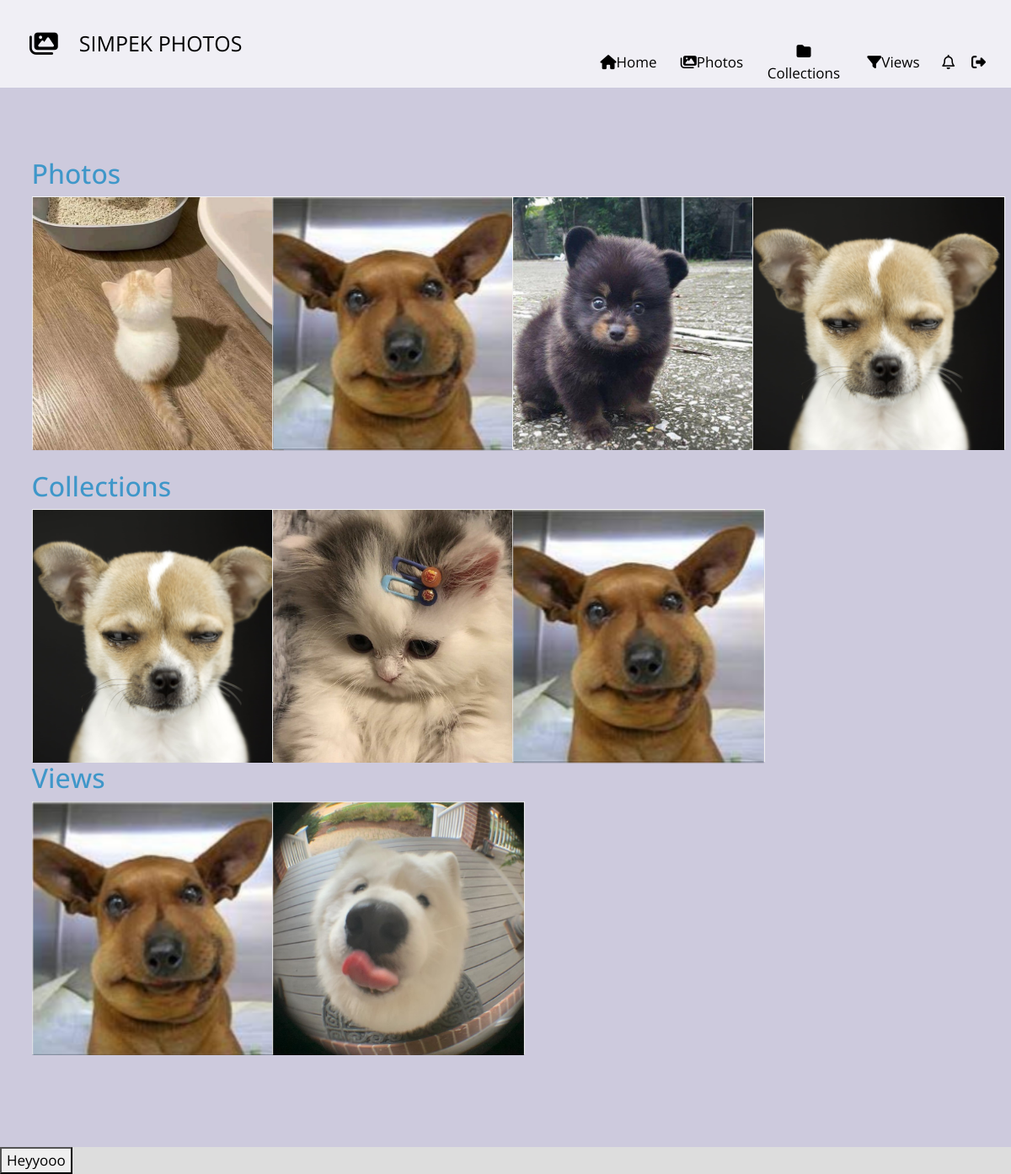
The page /shared-photo-library/ (signed in) on the database as committed earlier.
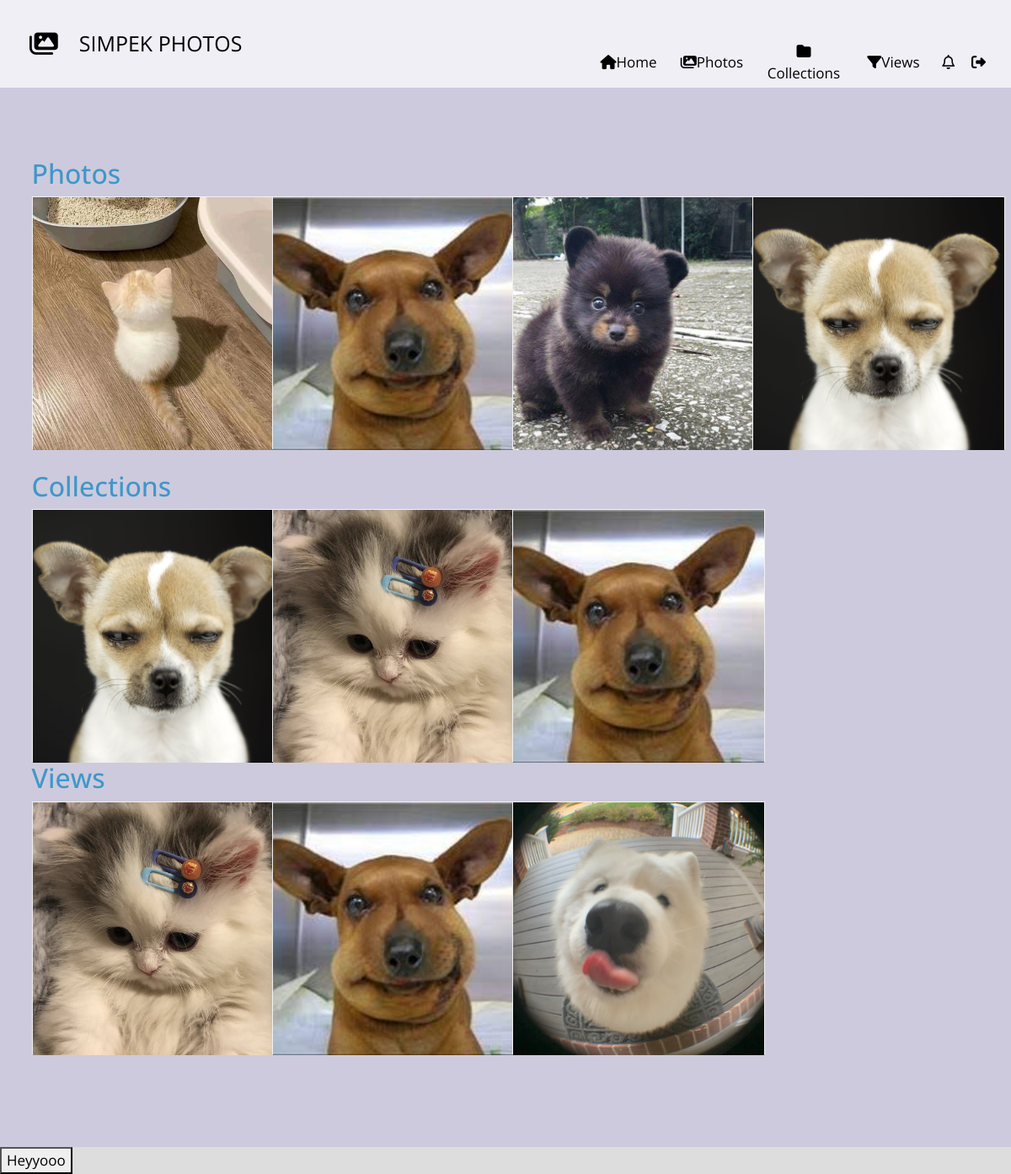
The same page on the database as committed later.
### shared_photo_library/models.py (models this page shows, shortened)
class Photo(models.Model):
    photo = models.ImageField(blank=True)
    location = models.CharField(max_length=100, null=True)
    date = models.DateTimeField(null=True)
    tags = models.CharField(max_length=100, null=True)
    added_by = models.ForeignKey(User, on_delete=models.CASCADE)
    added_time = models.DateTimeField(default=timezone.now)

class Collection(models.Model):
    owner = models.ForeignKey(User, on_delete=models.CASCADE, related_name='col_owner')
    collection_name = models.CharField(max_length=100)
    shared_users = models.ManyToManyField(User, related_name='shared_collections')
    cover = models.ImageField(default='empty_col.jpg')
    created_date = models.DateTimeField(default=timezone.now)
    photos = models.ManyToManyField(Photo, related_name='col_photos')

class FilterView(models.Model):
    owner = models.ForeignKey(User, on_delete=models.CASCADE, related_name='view_owner')
    collection = models.ForeignKey(Collection, on_delete=models.CASCADE, related_name='attached_to')
    view_name = models.CharField(max_length=100)
    shared_users = models.ManyToManyField(User, related_name='shared_views')
    tags = models.CharField(max_length=100, null=True)
    conjunctive = models.BooleanField(default=False)
    login_required = models.BooleanField(default=True)
    location_rect = models.CharField(max_length=100, null=True)
    start_time = models.DateTimeField(null=True)
    end_time = models.DateTimeField(null=True)
    created_date = models.DateTimeField(default=timezone.now)
    photos = models.ManyToManyField(Photo, related_name='view_photos')
    cover = models.ImageField(default='empty_col.jpg')

### shared_photo_library/views.py (the view)
# urls.py: 2. Add a URL to urlpatterns:  path('', Home.as_view(), name='home')
class Home(View):
    def get(self, request):
        user = request.user
        user_authenticated = user.is_authenticated
        form = AuthenticationForm()
        cols = []
        photos = []
        views = []
        if user_authenticated:
            cols = list(Collection.objects.filter(Q(owner=user) | Q(shared_users=user)).order_by('-created_date')[:4])
            photos = list(Photo.objects.filter(added_by=user).order_by('-added_time')[:4])
            views = list(FilterView.objects.filter(Q(owner=user) | Q(shared_users=user)).order_by('-created_date')[:4])
        return render(request, 'shared_photo_library/homepage.html', {'form': form,
                                                                      'user_authenticated': user_authenticated,
                                                                      'user': user, 'photos': photos,
                                                                      'collections': cols, 'views': views})

### shared_photo_library/templates/shared_photo_library/homepage.html (shortened to what the changed rows need)
{% extends 'index.html' %}
{% load static %}
{% load crispy_forms_tags %}
{% block head %}
    <link rel="stylesheet" href="{% static 'css/my_profile.css' %}?v1.3">
{% endblock %}
{% block content %}
    <li class="selected">
        <div class="cd-full-width">
            <div class="container-fluid js-tm-page-content tm-page-pad" data-page-no="5" data-page-type="gallery">
                <br><br><br>
                <div class="container">
                    {% if user_authenticated %}
                        {% if photos %}
                            <div style="margin-bottom: 25px" class="row">
                                {% for photo in photos %}
                                    <div class="col-md-3">
                                        <div class="flip-card">
                                      <div class="flip-card-inner">
                                        <div class="flip-card-front">
                                          <img class="cover" src="{{ photo.photo.url }}" alt="Avatar" style="height:300px; width:300px;">
                                        </div>
                                        <div class="flip-card-back">
                                          <p style="margin-top:100px">Location: {{ photo.location }}</p>
                                          <p>Date: {{ photo.date}}</p>
                                          <p>Tags: {{ photo.tags }} </p>
                                        </div>
                                      </div>
                                    </div>
                                    </div>
                                {% endfor %}
                            </div>
                        {% endif %}
                        {% if collections %}
                            <div class="row">
                            {% for col in collections %}
                                <div class="col-md-3">
                                    <div class="flip-card">
                                  <div class="flip-card-inner">
                                    <div class="flip-card-front">
                                      <img class="cover" src="{{ col.cover.url }}" alt="Avatar" style="height:300px; width:300px;">
                                    </div>
                                    <div class="flip-card-back">
                                      <h3 style="margin-top:100px">{{ col.collection_name }}</h3>
                                      <p> created by <i>{{ col.owner.username}}</i></p>
                                      <p>{{ col.created_date }} </p>
                                    </div>
                                  </div>
                                </div>
                                </div>
                            {% endfor %}
                        </div>
                        {% endif %}
                        {% if views %}
                            <div class="row">
                            {% for view in views %}
                                <div class="col-md-3">
                                    <div class="flip-card">
                                  <div class="flip-card-inner">
                                    <div class="flip-card-front">
                                      <img class="cover" src="{{ view.cover.url }}" alt="Avatar" style="height:300px; width:300px;">
                                    </div>
                                    <div class="flip-card-back">
                                      <h3 style="margin-top:100px">{{ view.view_name }}</h3>
                                      <p> created by <i>{{ view.owner.username}}</i></p>
                                      <p>{{ view.created_date }} </p>
                                    </div>
                                  </div>
                                </div>
                                </div>
                            {% endfor %}
                        </div>
                        {% endif %}
                    {% endif %}
                </div>
            </div>
        </div>
    </li>
{% endblock %}

Rows that differ between the two databases and show on the page:
added FilterView: cover (picture)
